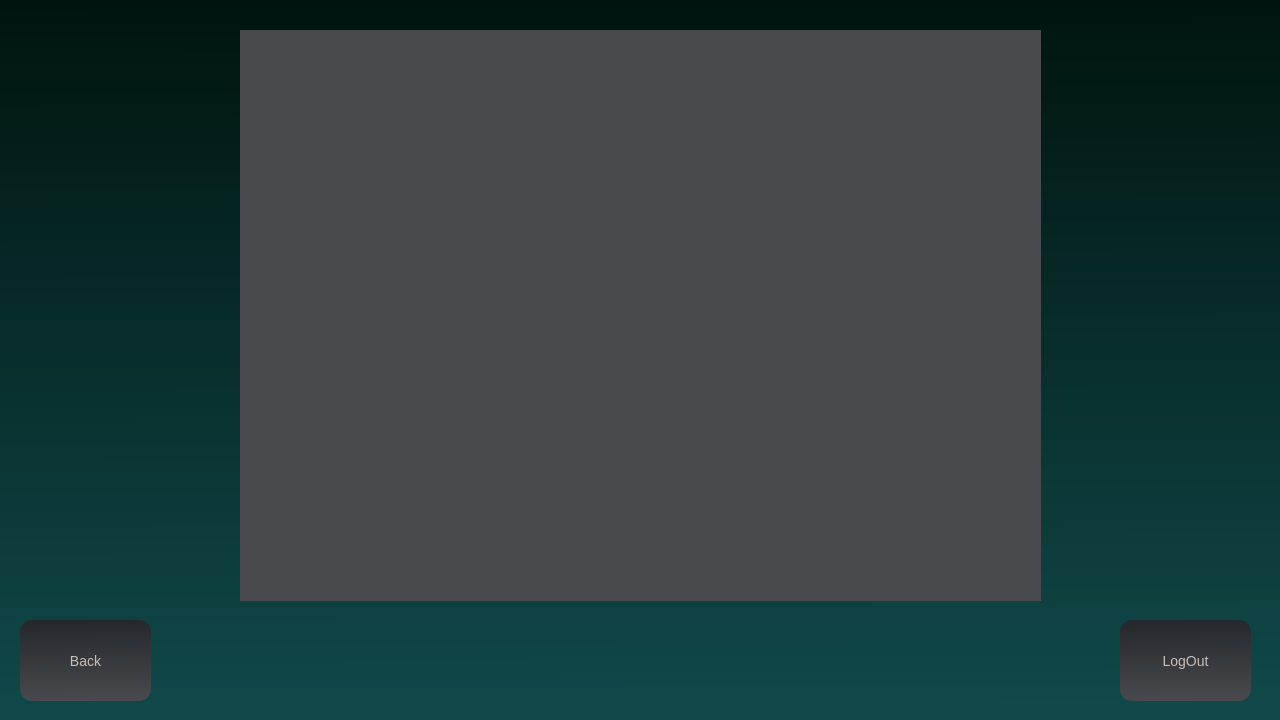
<?xml version="1.0" encoding="UTF-8"?>
<ui version="4.0">
 <class>Transactions</class>
 <widget class="QDialog" name="Transactions">
  <property name="geometry">
   <rect>
    <x>0</x>
    <y>0</y>
    <width>1280</width>
    <height>720</height>
   </rect>
  </property>
  <property name="maximumSize">
   <size>
    <width>1920</width>
    <height>1080</height>
   </size>
  </property>
  <property name="font">
   <font>
    <pointsize>20</pointsize>
   </font>
  </property>
  <property name="windowTitle">
   <string>Dialog</string>
  </property>
  <property name="styleSheet">
   <string notr="true">background-color: qlineargradient(spread:pad, x1:0.46, y1:0, x2:0.472, y2:1, stop:0 rgba(0, 20, 15, 255), stop:1 rgba(17, 73, 74, 255));</string>
  </property>
  <widget class="QPushButton" name="btn_Back">
   <property name="geometry">
    <rect>
     <x>20</x>
     <y>620</y>
     <width>131</width>
     <height>81</height>
    </rect>
   </property>
   <property name="font">
    <font>
     <pointsize>-1</pointsize>
     <bold>false</bold>
    </font>
   </property>
   <property name="styleSheet">
    <string notr="true">background-color: qlineargradient(spread:pad, x1:0.494, y1:0, x2:0.517, y2:1, stop:0 rgba(36, 39, 43, 255), stop:1 rgba(72, 74, 78, 255));
border:0px solid black;
border-radius: 12px;
color: #c9bfb6;
font-size: 14px;</string>
   </property>
   <property name="text">
    <string>Back</string>
   </property>
  </widget>
  <widget class="QPushButton" name="btn_LogOut">
   <property name="geometry">
    <rect>
     <x>1120</x>
     <y>620</y>
     <width>131</width>
     <height>81</height>
    </rect>
   </property>
   <property name="font">
    <font>
     <pointsize>-1</pointsize>
     <bold>false</bold>
    </font>
   </property>
   <property name="styleSheet">
    <string notr="true">background-color: qlineargradient(spread:pad, x1:0.494, y1:0, x2:0.517, y2:1, stop:0 rgba(36, 39, 43, 255), stop:1 rgba(72, 74, 78, 255));
border:0px solid black;
border-radius: 12px;
color: #c9bfb6;
font-size: 14px;</string>
   </property>
   <property name="text">
    <string>LogOut</string>
   </property>
  </widget>
  <widget class="QTableWidget" name="transactions_Table">
   <property name="geometry">
    <rect>
     <x>240</x>
     <y>30</y>
     <width>801</width>
     <height>571</height>
    </rect>
   </property>
   <property name="font">
    <font>
     <pointsize>-1</pointsize>
    </font>
   </property>
   <property name="autoFillBackground">
    <bool>false</bool>
   </property>
   <property name="styleSheet">
    <string notr="true">QTableView{
	background-color: rgb(72, 74, 78);
	alternate-background-color: rgb(72, 74, 70);
	border: 0px solid #4181C0;
	color: #c9bfb6;
	font-size: 14px;
}
QTableView::item{
	padding: 8px;
	border-radius: 8px;
}

QHeaderView{
	font-size: 18px;
	color: rgb(36, 39, 43, 255);
	font-style: none;
	border-radius: 12px;
	border-bottom: 1px solid black;
	border-right: 1px solid black;
	font-family: Century Gothic;
}
QHeaderView::section{
	background-color: rgb(182, 184, 188);
	border: none;
}
</string>
   </property>
   <property name="alternatingRowColors">
    <bool>true</bool>
   </property>
   <property name="cornerButtonEnabled">
    <bool>false</bool>
   </property>
  </widget>
 </widget>
 <resources/>
 <connections/>
</ui>
